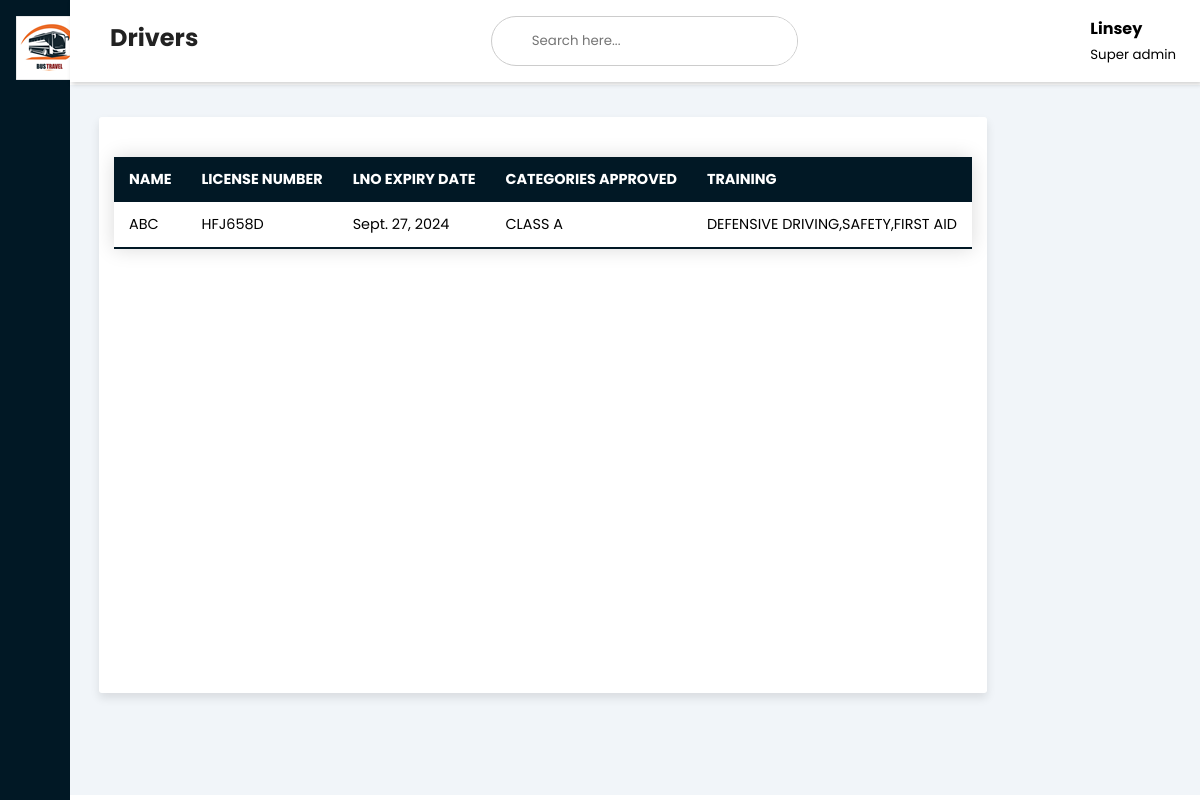
The page /viewdrivers (signed in) on the database its author committed.
### vehicle_app/models.py (models this page shows, shortened)
class Driver(models.Model):
    name = models.CharField(max_length=50, unique=True)
    Driver_license_number = models.CharField(max_length=50)
    LNO_expiry_date = models.DateField()
    categories_approved = models.CharField(max_length=254)
    training = models.CharField(max_length=500)

### vehicle_app/views.py (the view)
# urls.py: path('viewdrivers', views.view_drivers, name='viewdrivers'),
@login_required(login_url="")
def view_drivers(request):
    drivers = Driver.objects.all()
    return render(request, 'viewdrivers.html', {"drivers": drivers})

### templates/viewdrivers.html (shortened to what this page needs)
<!DOCTYPE html>
<html lang="en">
  <head>
    <link
      rel="stylesheet"
      href="https://maxst.icons8.com/vue-static/landings/line-awesome/line-awesome/1.3.0/css/line-awesome.min.css"
    />
    <link href="../static/styles.css" rel="stylesheet" />
  </head>
  <body>
    <div class="sidebar">
      <div class="sidebar-brand">
        <h2>
          <img src="../static/Techminds-logo.png">
        </h2>
      </div>
      <div class="sidebar-menu">
        <ul>
          <li>
            <a href="{% url 'dashboard'%}"
              ><span class="las la-igloo"></span><span>Dashboard</span></a
            >
          </li>
          <li>
            <a href="http://127.0.0.1:8000/admin/auth/user/"
              ><span class="las la-users"></span><span>Users</span></a
            >
          </li>
          <li>
            <a href="{% url 'drivers'%}"
              ><span class="las la-id-card"></span><span>Drivers</span></a
            >
          </li>
          <li>
            <a href="{% url 'vehicles'%}"
              ><span class="las la-car"></span><span>Vehicles</span></a
            >
          </li>
          <li>
            <a href="{% url 'approvers'%}"
                ><span class="las la-thumbs-up"></span
                ><span>Approvers</span></a
              >
            </li>
          <li>
            <a href="{% url 'journey'%}"
              ><span class="las la-receipt"></span
              ><span>Journey Management</span></a
            >
          </li>
          <li>
            <a href="{% url "vehicle"%}"
              ><span class="las la-clipboard-check"></span
              ><span>Vehicle Management</span></a
            >
          </li>
            <li>
              <a href="{% url "fuel" %}"
                  ><span class="las la-gas-pump"></span
                  ><span>Fuels</span></a
                >
              </li>
            <li>
              <a href="{% url "tracking" %}"
                  ><span class="las la-chart-line"></span
                  ><span>Tracking</span></a
                >
              </li>
        </ul>
        <ul class="bottom-menu">
          <li>
              <a href="{% url 'logout' %}"
                  ><span class="las la-sign-out-alt"></span><span>Logout</span></a
              >
          </li>
      </ul>
      </div>
    </div>
    <div class="main-content">
      <header>
        <h2>
          <label for="nav-toggle">
            <span class="las la-bars"></span>
          </label>
          Drivers
        </h2>
        <div class="search-wrapper">
          <input type="" placeholder="Search here..." />
        </div>
        <div class="user=wrapper">
          <div>
            <h4>{{ request.user.username }}</h4>
            <small>
              {% if request.user.is_superuser %}
                  Super admin
                  {% elif request.user.is_staff %}
                      Staff
                      {% else %}
                          Regular User
                          {% endif %}
            </small>
          </div>
      </header>
      <main>
        <div class="container2">
          <table class="content-table">
            <thead>
            <tr>
              <th>NAME</th>
              <th>LICENSE NUMBER</th>
              <th>LNO EXPIRY DATE</th>
              <th>CATEGORIES APPROVED</th>
              <th>TRAINING</th>
            </tr>
          </thead>
          <tbody>
            {% for item in drivers %}
            <tr>
              <td>{{ item.name }}</td>
              <td>{{ item.Driver_license_number }}</td>
              <td>{{ item.LNO_expiry_date }}</td>
              <td>{{ item.categories_approved }}</td>
              <td>{{ item.training }}</td>
            </tr>
            {% endfor %}
          </tbody>
          </table>
        </div>
        </div>
  </body>
</html>

### static/styles.css (style rules this page uses)
:root { --main-color: #011825; --color-dark: #311e1d; --text-grey: #8390a2; }
* { padding: 0; margin: 0; box-sizing: border-box; list-style-type: none; text-decoration: none; font-family: "Poppins", sans-serif; }
.sidebar { width: 345px; position: fixed; left: 0; top: 0; height: 100%; background: var(--main-color); z-index: 100%; transition: width 300ms; }
.sidebar-brand { height: 90px; padding: 1rem 0rem 1rem 2rem; color: #fff; }
.sidebar-menu { margin-top: 1rem; }
.sidebar-menu li { width: 100%; margin-bottom: 1.7rem; padding-left: 1rem; }
.sidebar-menu a { padding-left: 1rem; display: block; color: #fff; font-size: 1.1rem; }
.sidebar-menu a span:first-child { font-size: 1.5rem; padding-right: 1rem; }
.bottom-menu { list-style: none; padding: 0; position: absolute; bottom: 0; width: 100%; }
.bottom-menu li { display: block; padding: 10px 20px; background-color: var(--main-color); }
.bottom-menu li a { text-decoration: none; color: #fff; }
.main-content { transition: margin-left 300ms; margin-left: 345px; }
header { background: #fff; display: flex; justify-content: space-between; padding: 1rem 1.5rem; box-shadow: 2px 2px 5px rgba(0, 0, 0, 0.2); position: fixed; left: 345px; width: calc(100% - 345px); top: 0; z-index: 100; transition: width 300ms; }
header h2 { color: #222; }
header label span { font-size: 1.7rem; padding-right: 1rem; }
.search-wrapper { border: 1px solid #ccc; border-radius: 30px; height: 50px; display: flex; align-items: center; overflow-x: hidden; }
.search-wrapper input { height: 100%; padding: 0.5rem; border: none; outline: none; }
main { margin-top: 85px; padding: 2rem 1.5rem; background: #f1f5f9; min-height: calc(100vh - 90px); }
@media only screen and (max-width: 1200px) { .sidebar { width: 70px; } }
@media only screen and (max-width: 1200px) { .sidebar .sidebar-brand, .sidebar .sidebar li { padding-left: 1rem; text-align: center; } }
@media only screen and (max-width: 1200px) { .sidebar li a { padding-left: 0rem; } }
@media only screen and (max-width: 1200px) { .main-content { margin-left: 70px; } }
@media only screen and (max-width: 1200px) { .main-content header { width: calc(100% - 70px); left: 70px; } }
.container2 { position: fixed; max-width: 2000px; border-radius: 3px; padding: 15px; margin: 0 5px; scroll-behavior: smooth; background-color: #fff; box-shadow: 0 5px 10px rgba(0, 0, 0, 0.1); overflow: scroll; height: 72%; }
.content-table { border-collapse: collapse; margin: 25px 0; font-size: 0.9em; min-width: 400px; border-radius: 5px 5px 0 0; overflow: auto; box-shadow: 0 0 20px rgba(0, 0, 0, 0.15); }
.content-table thead tr { background-color: var(--main-color); color: #fff; text-align: left; font-weight: bold; }
.content-table th, .content-table td { padding: 12px 15px; }
.content-table tbody tr { border-bottom: 1px solid #dddddd; }
.content-table tbody tr:last-of-type { border-bottom: 2px solid var(--main-color); }

### rows shown on the page
Driver: name "ABC", Driver_license_number "HFJ658D", LNO_expiry_date "Sept. 27, 2024", categories_approved "CLASS A", training "DEFENSIVE DRIVING,SAFETY,FIRST AID"

### other values the page prints
{{ request.user.username }} "Linsey"
